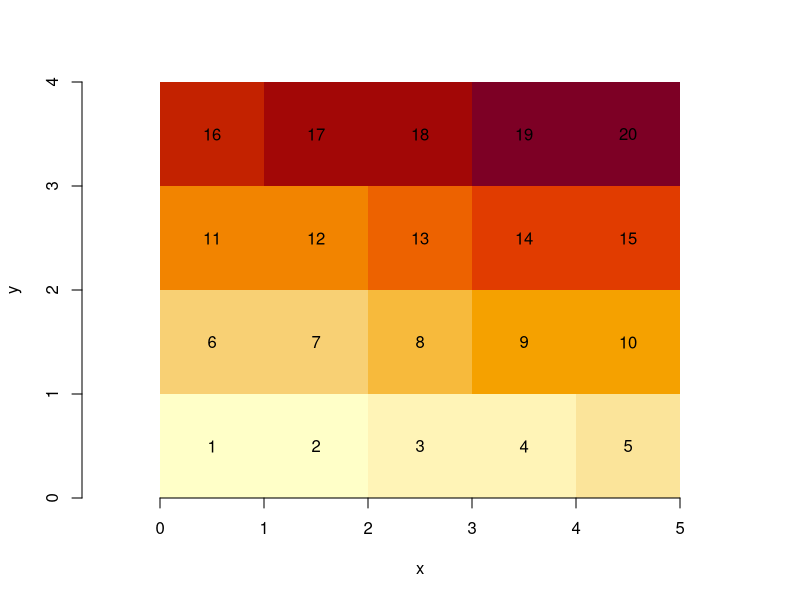
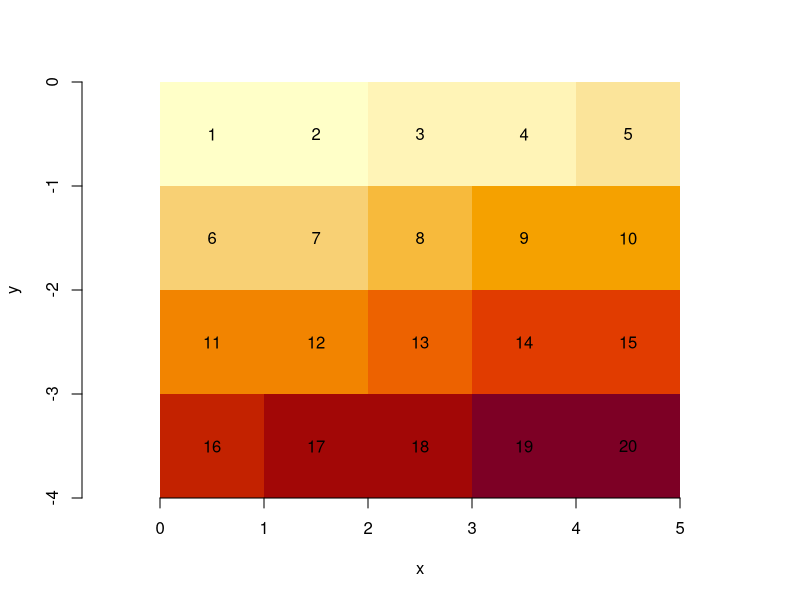
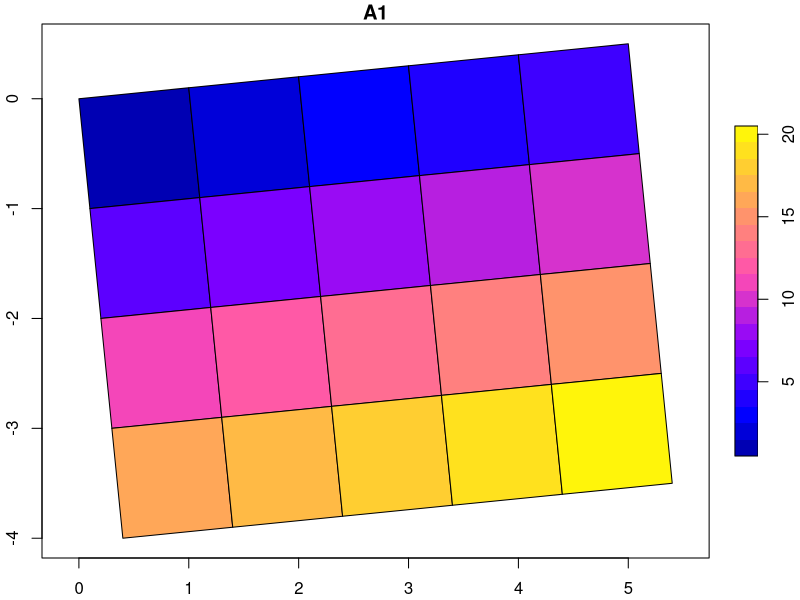
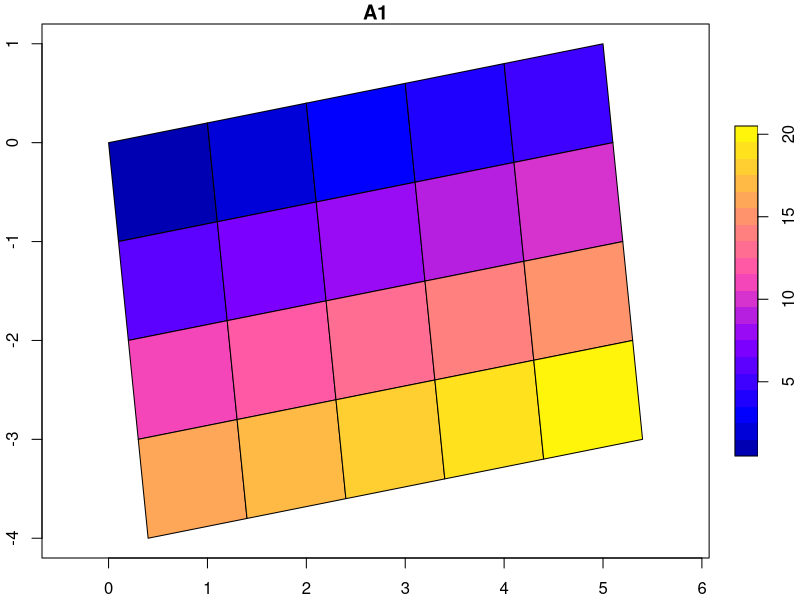
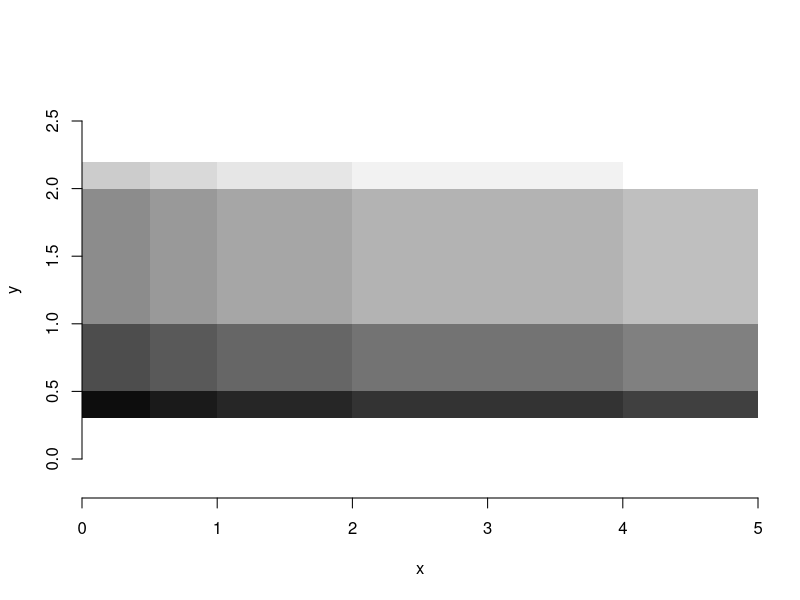

These figures' R source, in order: (Note: this script raises an error after producing the figures.)
## ----setup, include=FALSE-----------------------------------------------------
knitr::opts_chunk$set(echo = TRUE, collapse = TRUE, dev = "png")
set.seed(13579)
knitr::opts_chunk$set(fig.height = 4.5)
knitr::opts_chunk$set(fig.width = 6)

## ----fig.width=4.5, fig.height=4----------------------------------------------
suppressPackageStartupMessages(library(stars))
m = matrix(1:20, nrow = 5, ncol = 4)
dim(m) = c(x = 5, y = 4) # named dim
(s = st_as_stars(m))

## -----------------------------------------------------------------------------
dim(s[[1]])

## ----fig.width=4.5, fig.height=4----------------------------------------------
image(s, text_values = TRUE, axes = TRUE)

## ----fig.width=4.5, fig.height=4----------------------------------------------
attr(s, "dimensions")[[2]]$delta = -1
image(s, text_values = TRUE, axes = TRUE)

## -----------------------------------------------------------------------------
tif = system.file("tif/L7_ETMs.tif", package = "stars")
st_dimensions(read_stars(tif))["y"]

## -----------------------------------------------------------------------------
str(attr(st_dimensions(s), "raster"))

## -----------------------------------------------------------------------------
attr(attr(s, "dimensions"), "raster")$affine = c(0.1, 0.1)
plot(st_as_sf(s, as_points = FALSE), axes = TRUE, nbreaks = 20)

## -----------------------------------------------------------------------------
atan2(0.1, 1) * 180 / pi

## -----------------------------------------------------------------------------
attr(attr(s, "dimensions"), "raster")$affine = c(0.1, 0.2)
plot(st_as_sf(s, as_points = FALSE), axes = TRUE, nbreaks = 20)

## -----------------------------------------------------------------------------
atan2(c(0.1, 0.2), 1) * 180 / pi

## -----------------------------------------------------------------------------
x = c(0, 0.5, 1, 2, 4, 5)  # 6 numbers: boundaries!
y = c(0.3, 0.5, 1, 2, 2.2) # 5 numbers: boundaries!
(r = st_as_stars(list(m = m), dimensions = st_dimensions(x = x, y = y)))
st_bbox(r)
image(r, axes = TRUE, col = grey((1:20)/20))

## -----------------------------------------------------------------------------
x = c(0, 0.5, 1, 2, 4)  # 5 numbers: offsets only!
y = c(0.3, 0.5, 1, 2)   # 4 numbers: offsets only!
(r = st_as_stars(list(m = m), dimensions = st_dimensions(x = x, y = y)))
st_bbox(r)

## -----------------------------------------------------------------------------
x = c(0, 1, 2, 3, 4)  # 5 numbers: offsets only!
y = c(0.5, 1, 1.5, 2)   # 4 numbers: offsets only!
(r = st_as_stars(list(m = m), dimensions = st_dimensions(x = x, y = y)))
st_bbox(r)

## -----------------------------------------------------------------------------
x = st_as_stars(matrix(1:9, 3, 3), 
                st_dimensions(x = c(1, 2, 3), y = c(2, 3, 10), cell_midpoints = TRUE))

## ----eval=FALSE---------------------------------------------------------------
#  install.packages("starsdata", repos = "http://pebesma.staff.ifgi.de", type = "source")

## -----------------------------------------------------------------------------
(s5p = system.file("sentinel5p/S5P_NRTI_L2__NO2____20180717T120113_20180717T120613_03932_01_010002_20180717T125231.nc", package = "starsdata"))

## ----echo=FALSE---------------------------------------------------------------
EVAL = s5p != ""

## ----eval=EVAL----------------------------------------------------------------
subs = gdal_subdatasets(s5p)
subs[[6]]

## ----eval=EVAL----------------------------------------------------------------
gdal_metadata(subs[[6]], "GEOLOCATION")

## ----eval=EVAL----------------------------------------------------------------
nit.c = read_stars(subs[[6]]) 
threshold = units::set_units(9e+36, mol/m^2)
nit.c[[1]][nit.c[[1]] > threshold] = NA
nit.c

## ----eval=EVAL----------------------------------------------------------------
plot(nit.c, breaks = "equal", reset = FALSE, axes = TRUE, as_points = TRUE, 
		 pch = 16,  logz = TRUE, key.length = 1)
maps::map('world', add = TRUE, col = 'red')

## ----eval=EVAL----------------------------------------------------------------
plot(nit.c, breaks = "equal", reset = FALSE, axes = TRUE, as_points = FALSE, 
		 border = NA, logz = TRUE, key.length = 1)
maps::map('world', add = TRUE, col = 'red')

## ----eval=EVAL----------------------------------------------------------------
(nit.c_ds = stars:::st_downsample(nit.c, 8))
plot(nit.c_ds, breaks = "equal", reset = FALSE, axes = TRUE, as_points = TRUE, 
		 pch = 16, logz = TRUE, key.length = 1)
maps::map('world', add = TRUE, col = 'red')

## ----eval=EVAL----------------------------------------------------------------
plot(nit.c_ds, breaks = "equal", reset = FALSE, axes = TRUE, as_points = FALSE, 
		 border = NA, logz = TRUE, key.length = 1)
maps::map('world', add = TRUE, col = 'red')

## ----eval=EVAL----------------------------------------------------------------
w = st_warp(nit.c, crs = 4326, cellsize = 0.25)
plot(w)
